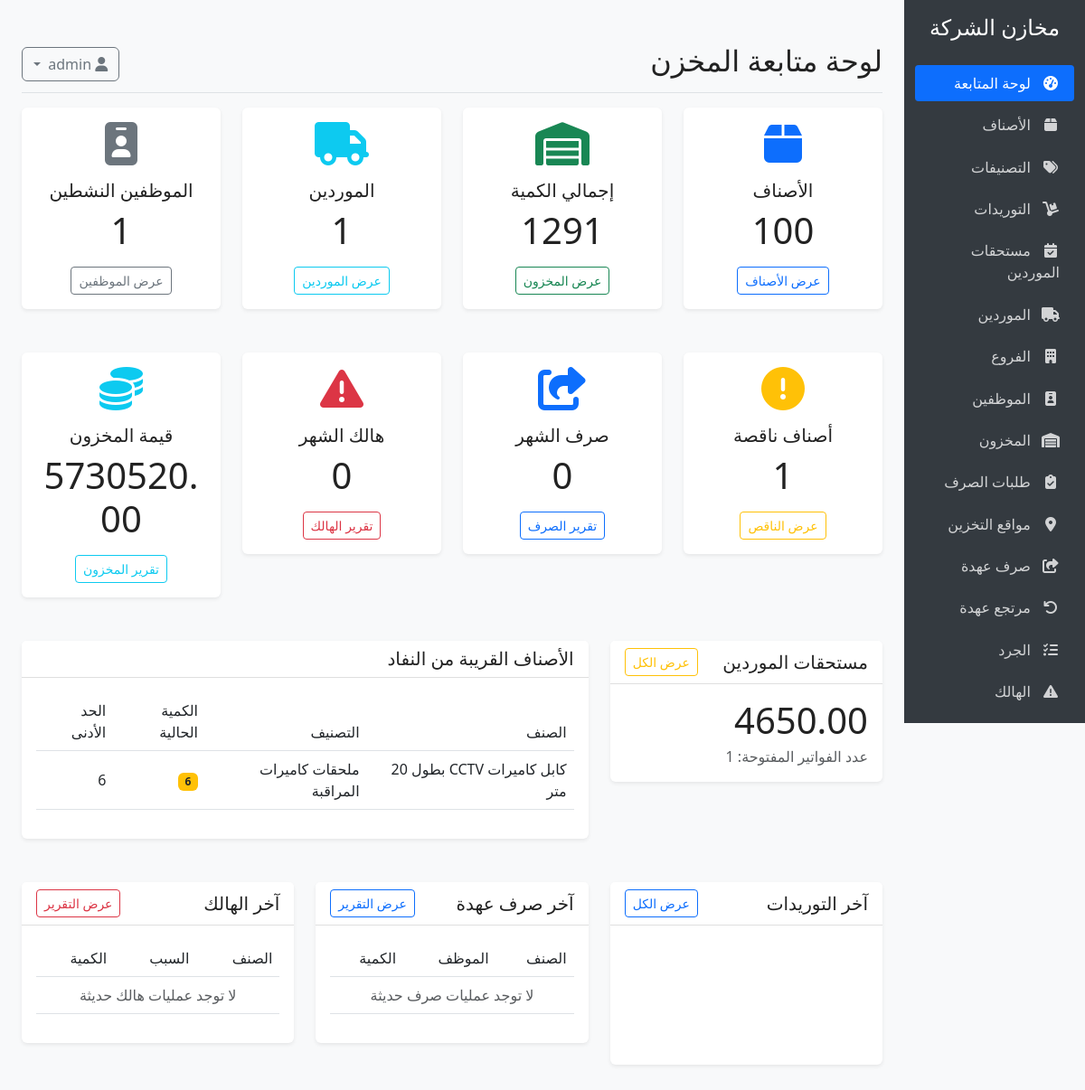
The page / (signed in) on the database its author committed.
### models.py (models this page shows, shortened)
class Product(db.Model):
    __tablename__ = 'products'
    id = db.Column(db.Integer, primary_key=True)
    name = db.Column(db.String(100), nullable=False)
    description = db.Column(db.Text, nullable=True)
    barcode = db.Column(db.String(50), unique=True, nullable=True)
    sku = db.Column(db.String(50), unique=True, nullable=True)
    purchase_price = db.Column(db.Float, nullable=False, default=0)
    sale_price = db.Column(db.Float, nullable=False, default=0)
    min_quantity = db.Column(db.Integer, default=0)
    category_id = db.Column(db.Integer, db.ForeignKey('categories.id'), nullable=True)
    created_at = db.Column(db.DateTime, default=datetime.utcnow)
    updated_at = db.Column(db.DateTime, default=datetime.utcnow, onupdate=datetime.utcnow)
    inventory = db.relationship('Inventory', backref='product', uselist=False, lazy=True)
    purchase_items = db.relationship('PurchaseItem', backref='product', lazy=True)
    sale_items = db.relationship('SaleItem', backref='product', lazy=True)

class Category(db.Model):
    __tablename__ = 'categories'
    id = db.Column(db.Integer, primary_key=True)
    name = db.Column(db.String(100), nullable=False)
    description = db.Column(db.Text, nullable=True)
    notes = db.Column(db.Text, nullable=True)
    products = db.relationship('Product', backref='category', lazy=True)

class Inventory(db.Model):
    __tablename__ = 'inventory'
    id = db.Column(db.Integer, primary_key=True)
    product_id = db.Column(db.Integer, db.ForeignKey('products.id'), nullable=False, unique=True)
    quantity = db.Column(db.Integer, nullable=False, default=0)
    last_updated = db.Column(db.DateTime, default=datetime.utcnow, onupdate=datetime.utcnow)

### app.py (the view)
@app.route('/')
@login_required
def index():
    total_products = Product.query.count()
    total_suppliers = Supplier.query.count()
    total_employees = Employee.query.filter_by(is_active=True).count()
    total_branches = Branch.query.filter_by(is_active=True).count()
    recent_purchases = Purchase.query.order_by(Purchase.created_at.desc()).limit(5).all()
    recent_issues = StockIssue.query.order_by(StockIssue.created_at.desc()).limit(5).all()
    recent_damage = DamageRecord.query.order_by(DamageRecord.created_at.desc()).limit(5).all()
    low_stock_products = db.session.query(Product, Inventory).join(
        Inventory, Product.id == Inventory.product_id
    ).filter(Inventory.quantity <= Product.min_quantity).limit(5).all()
    inventory_rows = Inventory.query.options(joinedload(Inventory.product)).all()
    total_inventory_quantity = sum(item.quantity for item in inventory_rows)
    total_inventory_value = sum(item.quantity * (item.product.purchase_price or 0) for item in inventory_rows if item.product)
    today = datetime.now().date()
    month_start = today.replace(day=1)
    month_issues = StockIssue.query.filter(StockIssue.issue_date >= month_start).all()
    month_damage = DamageRecord.query.filter(DamageRecord.damage_date >= month_start).all()
    month_issue_quantity = sum(issue.quantity for issue in month_issues)
    month_damage_quantity = sum(record.quantity for record in month_damage)
    due_purchases = Purchase.query.filter(
        Purchase.payment_method == 'majel',
        Purchase.status != 'cancelled',
        Purchase.amount_paid < Purchase.total_amount
    ).all()
    pending_due_purchase_total = sum(purchase.due_amount for purchase in due_purchases)
    return render_template(
        'index.html',
        total_products=total_products,
        total_suppliers=total_suppliers,
        total_employees=total_employees,
        total_branches=total_branches,
        recent_purchases=recent_purchases,
        recent_issues=recent_issues,
        recent_damage=recent_damage,
        low_stock_products=low_stock_products,
        total_inventory_quantity=total_inventory_quantity,
        total_inventory_value=total_inventory_value,
        month_issue_quantity=month_issue_quantity,
        month_damage_quantity=month_damage_quantity,
        pending_due_purchase_total=pending_due_purchase_total,
        pending_due_purchase_count=len(due_purchases)
    )

### app.py (called while the page is built)
@login_manager.user_loader
def load_user(user_id):
    return User.query.get(int(user_id))

@app.before_request
def hide_retail_pages_in_company_mode():
    path = request.path.rstrip('/') or '/'
    if path.startswith('/static') or not current_user.is_authenticated:
        return None
    if any(path == prefix or path.startswith(f'{prefix}/') for prefix in RETAIL_ONLY_PREFIXES):
        flash('تم إخفاء صفحات البيع والعملاء والكاشير لأن النظام مضبوط كمخزن شركة داخلي.', 'warning')
        return redirect(url_for('index'))
    if path in RETAIL_ONLY_REPORT_PATHS:
        flash('هذا التقرير خاص بالبيع التجاري وغير مستخدم في نظام مخازن الشركة.', 'warning')
        return redirect(url_for('reports'))
    return None

@app.context_processor
def inject_settings():
    from models import Setting
    settings = {s.key: s.value for s in Setting.query.all()}
    return dict(settings=settings)

### models.py (called while the page is built)
    @property
    def due_amount(self):
        return max(0, (self.total_amount or 0) - (self.amount_paid or 0))

### templates/index.html (shortened to what this page needs)
{% extends "base.html" %}
{% block header %}لوحة متابعة المخزن{% endblock %}
{% block content %}
<div class="row">
    <div class="col-md-3 mb-4">
        <div class="card text-center">
            <div class="card-body">
                <i class="fas fa-box fa-3x mb-3 text-primary"></i>
                <h5 class="card-title">الأصناف</h5>
                <p class="card-text display-6">{{ total_products }}</p>
                <a href="{{ url_for('products') }}" class="btn btn-sm btn-outline-primary">عرض الأصناف</a>
            </div>
        </div>
    </div>
    <div class="col-md-3 mb-4">
        <div class="card text-center">
            <div class="card-body">
                <i class="fas fa-warehouse fa-3x mb-3 text-success"></i>
                <h5 class="card-title">إجمالي الكمية</h5>
                <p class="card-text display-6">{{ total_inventory_quantity }}</p>
                <a href="{{ url_for('inventory') }}" class="btn btn-sm btn-outline-success">عرض المخزون</a>
            </div>
        </div>
    </div>
    <div class="col-md-3 mb-4">
        <div class="card text-center">
            <div class="card-body">
                <i class="fas fa-truck fa-3x mb-3 text-info"></i>
                <h5 class="card-title">الموردين</h5>
                <p class="card-text display-6">{{ total_suppliers }}</p>
                <a href="{{ url_for('suppliers') }}" class="btn btn-sm btn-outline-info">عرض الموردين</a>
            </div>
        </div>
    </div>
    <div class="col-md-3 mb-4">
        <div class="card text-center">
            <div class="card-body">
                <i class="fas fa-id-badge fa-3x mb-3 text-secondary"></i>
                <h5 class="card-title">الموظفين النشطين</h5>
                <p class="card-text display-6">{{ total_employees }}</p>
                <a href="{{ url_for('employees') }}" class="btn btn-sm btn-outline-secondary">عرض الموظفين</a>
            </div>
        </div>
    </div>
</div>
<div class="row">
    <div class="col-md-3 mb-4">
        <div class="card text-center border-warning">
            <div class="card-body">
                <i class="fas fa-exclamation-circle fa-3x mb-3 text-warning"></i>
                <h5 class="card-title">أصناف ناقصة</h5>
                <p class="card-text display-6">{{ low_stock_products|length }}</p>
                <a href="{{ url_for('inventory') }}?status=low" class="btn btn-sm btn-outline-warning">عرض الناقص</a>
            </div>
        </div>
    </div>
    <div class="col-md-3 mb-4">
        <div class="card text-center border-primary">
            <div class="card-body">
                <i class="fas fa-share-square fa-3x mb-3 text-primary"></i>
                <h5 class="card-title">صرف الشهر</h5>
                <p class="card-text display-6">{{ month_issue_quantity }}</p>
                <a href="{{ url_for('issues_report') }}" class="btn btn-sm btn-outline-primary">تقرير الصرف</a>
            </div>
        </div>
    </div>
    <div class="col-md-3 mb-4">
        <div class="card text-center border-danger">
            <div class="card-body">
                <i class="fas fa-exclamation-triangle fa-3x mb-3 text-danger"></i>
                <h5 class="card-title">هالك الشهر</h5>
                <p class="card-text display-6">{{ month_damage_quantity }}</p>
                <a href="{{ url_for('damage_report') }}" class="btn btn-sm btn-outline-danger">تقرير الهالك</a>
            </div>
        </div>
    </div>
    <div class="col-md-3 mb-4">
        <div class="card text-center border-info">
            <div class="card-body">
                <i class="fas fa-coins fa-3x mb-3 text-info"></i>
                <h5 class="card-title">قيمة المخزون</h5>
                <p class="card-text display-6">{{ "%.2f"|format(total_inventory_value) }}</p>
                <a href="{{ url_for('inventory_report') }}" class="btn btn-sm btn-outline-info">تقرير المخزون</a>
            </div>
        </div>
    </div>
</div>
<div class="row">
    <div class="col-md-4 mb-4">
        <div class="card border-warning">
            <div class="card-header d-flex justify-content-between align-items-center">
                <h5 class="card-title mb-0">مستحقات الموردين</h5>
                <a href="{{ url_for('purchases_due') }}" class="btn btn-sm btn-outline-warning">عرض الكل</a>
            </div>
            <div class="card-body">
                <p class="display-6 mb-1">{{ "%.2f"|format(pending_due_purchase_total) }}</p>
                <p class="text-muted mb-0">عدد الفواتير المفتوحة: {{ pending_due_purchase_count }}</p>
            </div>
        </div>
    </div>
    <div class="col-md-8 mb-4">
        <div class="card">
            <div class="card-header">
                <h5 class="card-title mb-0">الأصناف القريبة من النفاد</h5>
            </div>
            <div class="card-body">
                <div class="table-responsive">
                    <table class="table table-hover align-middle">
                        <thead>
                            <tr>
                                <th>الصنف</th>
                                <th>التصنيف</th>
                                <th>الكمية الحالية</th>
                                <th>الحد الأدنى</th>
                            </tr>
                        </thead>
                        <tbody>
                            {% for product, inventory in low_stock_products %}
                            <tr>
                                <td>{{ product.name }}</td>
                                <td>{{ product.category.name if product.category else 'بدون تصنيف' }}</td>
                                <td><span class="badge bg-warning text-dark">{{ inventory.quantity }}</span></td>
                                <td>{{ product.min_quantity }}</td>
                            </tr>
                            {% else %}
                            <tr>
                                <td colspan="4" class="text-center text-muted">لا توجد أصناف ناقصة حالياً</td>
                            </tr>
                            {% endfor %}
                        </tbody>
                    </table>
                </div>
            </div>
        </div>
    </div>
</div>
<div class="row">
    <div class="col-md-4 mb-4">
        <div class="card">
            <div class="card-header d-flex justify-content-between align-items-center">
                <h5 class="card-title mb-0">آخر التوريدات</h5>
                <a href="{{ url_for('purchases') }}" class="btn btn-sm btn-outline-primary">عرض الكل</a>
            </div>
            <div class="card-body">
                <div class="table-responsive">
                    <table class="table table-hover align-middle">
                        <thead>
                            <tr>
                                <th>الفاتورة</th>
                                <th>المورد</th>
                                <th>الإجمالي</th>
                            </tr>
                        </thead>
                        <tbody>
                            {% for purchase in recent_purchases %}
                            <tr>
                                <td><a href="{{ url_for('view_purchase', id=purchase.id) }}">{{ purchase.invoice_number }}</a></td>
                                <td>{{ purchase.supplier.name if purchase.supplier else 'غير محدد' }}</td>
                                <td>{{ "%.2f"|format(purchase.total_amount) }}</td>
                            </tr>
                            {% else %}
                            <tr>
                                <td colspan="3" class="text-center text-muted">لا توجد توريدات حديثة</td>
                            </tr>
                            {% endfor %}
                        </tbody>
                    </table>
                </div>
            </div>
        </div>
    </div>
    <div class="col-md-4 mb-4">
        <div class="card">
            <div class="card-header d-flex justify-content-between align-items-center">
                <h5 class="card-title mb-0">آخر صرف عهدة</h5>
                <a href="{{ url_for('issues_report') }}" class="btn btn-sm btn-outline-primary">عرض التقرير</a>
            </div>
            <div class="card-body">
                <div class="table-responsive">
                    <table class="table table-hover align-middle">
                        <thead>
                            <tr>
                                <th>الصنف</th>
                                <th>الموظف</th>
                                <th>الكمية</th>
                            </tr>
                        </thead>
                        <tbody>
                            {% for issue in recent_issues %}
                            <tr>
                                <td>{{ issue.product.name if issue.product else '-' }}</td>
                                <td>{{ issue.employee.name if issue.employee else '-' }}</td>
                                <td>{{ issue.quantity }}</td>
                            </tr>
                            {% else %}
                            <tr>
                                <td colspan="3" class="text-center text-muted">لا توجد عمليات صرف حديثة</td>
                            </tr>
                            {% endfor %}
                        </tbody>
                    </table>
                </div>
            </div>
        </div>
    </div>
    <div class="col-md-4 mb-4">
        <div class="card">
            <div class="card-header d-flex justify-content-between align-items-center">
                <h5 class="card-title mb-0">آخر الهالك</h5>
                <a href="{{ url_for('damage_report') }}" class="btn btn-sm btn-outline-danger">عرض التقرير</a>
            </div>
            <div class="card-body">
                <div class="table-responsive">
                    <table class="table table-hover align-middle">
                        <thead>
                            <tr>
                                <th>الصنف</th>
                                <th>السبب</th>
                                <th>الكمية</th>
                            </tr>
                        </thead>
                        <tbody>
                            {% for record in recent_damage %}
                            <tr>
                                <td>{{ record.product.name if record.product else '-' }}</td>
                                <td>{{ record.reason or '-' }}</td>
                                <td>{{ record.quantity }}</td>
                            </tr>
                            {% else %}
                            <tr>
                                <td colspan="3" class="text-center text-muted">لا توجد عمليات هالك حديثة</td>
                            </tr>
                            {% endfor %}
                        </tbody>
                    </table>
                </div>
            </div>
        </div>
    </div>
</div>
{% endblock %}

### static/css/light.css (style rules this page uses)
body { background: #fff; color: #222; }
.card, .table { background: #fff; color: #222; }

### templates/base.html (style rules this page uses)
body { font-family: 'Segoe UI', Tahoma, Geneva, Verdana, sans-serif; background-color: #f8f9fa; }
.card { margin-bottom: 1.5rem; border: none; box-shadow: 0 0.125rem 0.25rem rgba(0, 0, 0, 0.075); }
.card-header { background-color: #fff; border-bottom: 1px solid rgba(0, 0, 0, 0.125); font-weight: 500; }
.table th { font-weight: 500; }

### rows shown on the page
Product: name "كابل كاميرات CCTV بطول 20 متر", category "ملحقات كاميرات المراقبة", quantity "6", min_quantity "6"

### other values the page prints
{{ total_products }} "100"
{{ total_inventory_quantity }} "1291"
{{ total_suppliers }} "1"
{{ total_employees }} "1"
{{ low_stock_products|length }} "1"
{{ month_issue_quantity }} "0"
{{ month_damage_quantity }} "0"
{{ "%.2f"|format(total_inventory_value) }} "5730520.00"
{{ "%.2f"|format(pending_due_purchase_total) }} "4650.00"
{{ pending_due_purchase_count }} "1"
